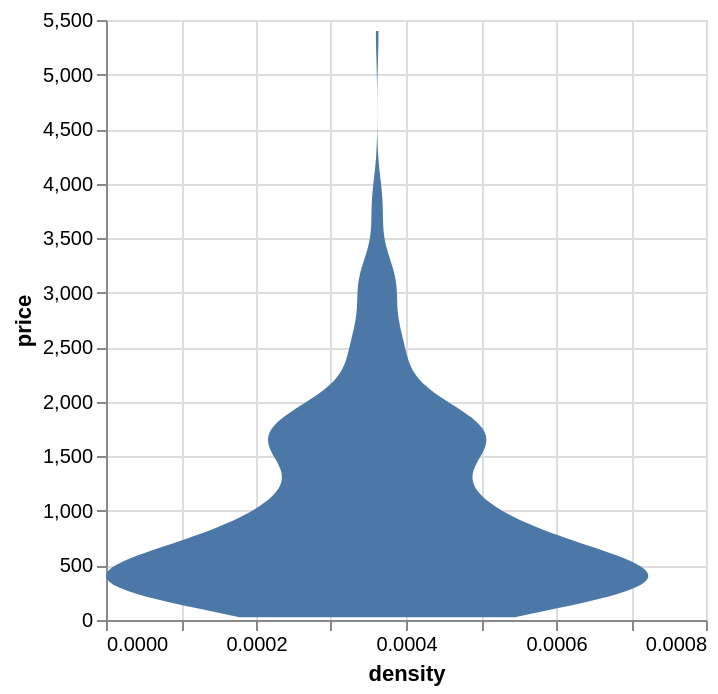

Notebook cell for this chart:
### Code cell
# Using horizontal orientation

alt.Chart(auction_watch).transform_density(
    'price',
    as_=['price', 'density']
).mark_area(orient='horizontal').encode(
    x=alt.X('density:Q',stack='center'),
    y='price'
).properties(
    width=300
)

### Figure 1 — Vega-Lite specification as saved in the notebook (floating-point values rounded to 4 significant figures; data arrays with more than 128 entries replaced by an {"elided": "..."} marker saying what was removed)
{"config": {"view": {"continuousWidth": 300, "continuousHeight": 300}}, "data": {"name": "data-20154a6ab9b6be1180adef364a7e0526"}, "mark": {"type": "area", "orient": "horizontal"}, "encoding": {"x": {"field": "density", "stack": "center", "type": "quantitative"}, "y": {"field": "price", "type": "quantitative"}}, "transform": [{"density": "price", "as": ["price", "density"]}], "width": 300, "$schema": "https://vega.github.io/schema/vega-lite/v6.1.0.json", "datasets": {"data-20154a6ab9b6be1180adef364a7e0526": {"elided": "457 records"}}}
